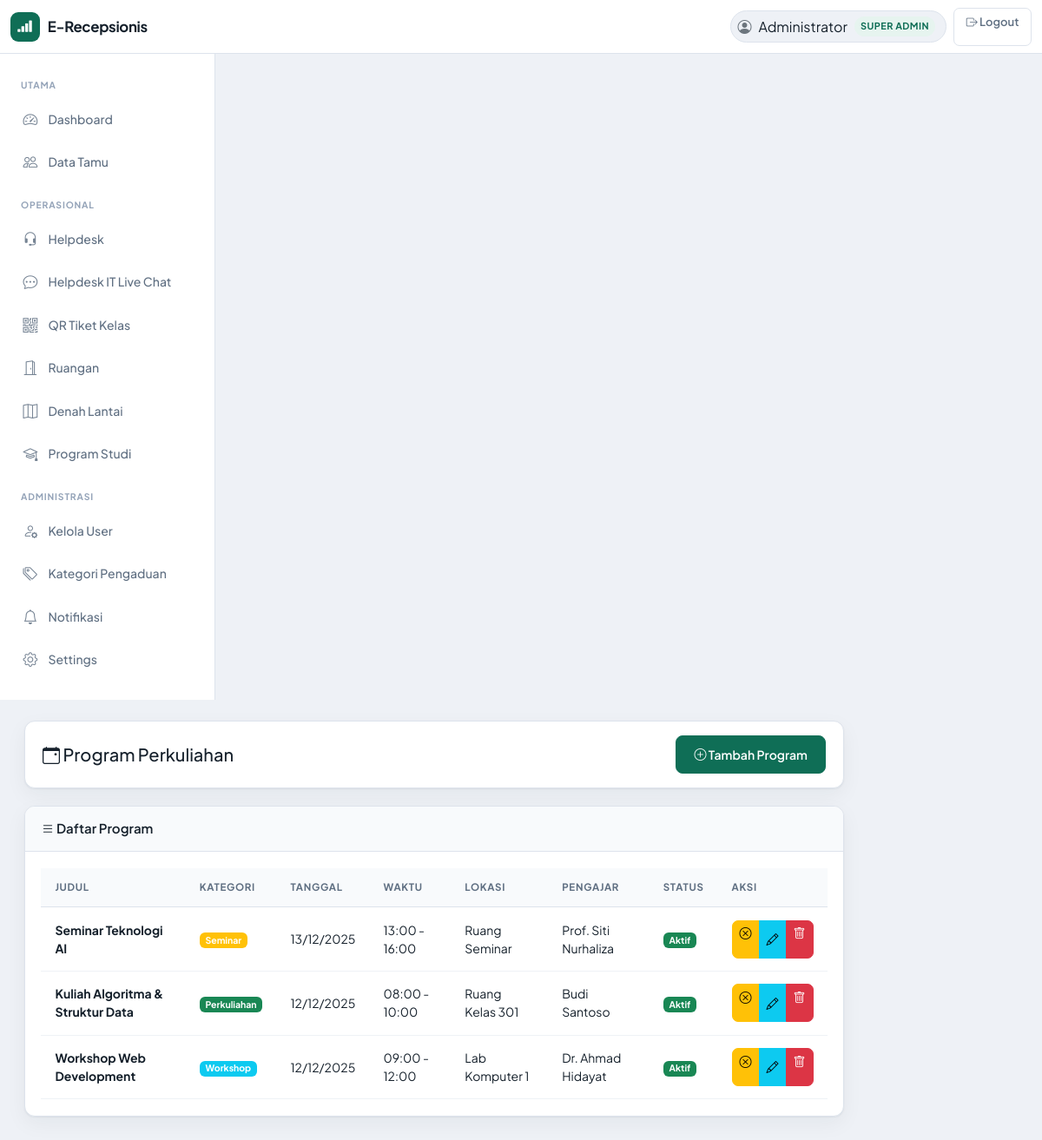
Screenshot of /admin/programs.php (signed in) with the database file from the repository.
### tables this page shows
CREATE TABLE `programs` (
  `id` int NOT NULL AUTO_INCREMENT,
  `judul` varchar(200) NOT NULL,
  `deskripsi` text,
  `kategori` enum('Perkuliahan','Seminar','Workshop','Event','Lainnya') DEFAULT 'Perkuliahan',
  `tanggal` date DEFAULT NULL,
  `waktu_mulai` time DEFAULT NULL,
  `waktu_selesai` time DEFAULT NULL,
  `lokasi` varchar(200) DEFAULT NULL,
  `pengajar` varchar(100) DEFAULT NULL,
  `kontak` varchar(100) DEFAULT NULL,
  `status_aktif` tinyint(1) DEFAULT '1',
  `created_at` timestamp NULL DEFAULT CURRENT_TIMESTAMP,
  `updated_at` timestamp NULL DEFAULT CURRENT_TIMESTAMP ON UPDATE CURRENT_TIMESTAMP,
  PRIMARY KEY (`id`)
);

### admin/programs.php (the view, shortened to what this page needs)
<?php
require_once 'auth.php';
$programs = $koneksi->query("SELECT * FROM programs ORDER BY tanggal DESC, waktu_mulai ASC");
?>
<!DOCTYPE html>
<html lang="id">
<head>
    <link href="https://cdn.jsdelivr.net/npm/bootstrap@5.3.2/dist/css/bootstrap.min.css" rel="stylesheet">
    <link href="https://cdn.jsdelivr.net/npm/bootstrap-icons@1.11.1/font/bootstrap-icons.css" rel="stylesheet">
    <link href="../assets/css/style.css" rel="stylesheet">
    <?php include 'include_staff_call_head.php'; ?>
</head>
<body>
    <?php include 'navbar.php'; ?>
    <div class="container-fluid">
        <div class="row">
            <?php include 'sidebar.php'; ?>
            <div class="col-md-10 content-area">
                <div class="d-flex justify-content-between align-items-center mb-4">
                    <h2><i class="bi bi-calendar-event"></i> Program Perkuliahan</h2>
                    <button class="btn btn-primary" data-bs-toggle="modal" data-bs-target="#addModal">
                        <i class="bi bi-plus-circle"></i> Tambah Program
                    </button>
                </div>
                <div class="card">
                    <div class="card-header">
                        <i class="bi bi-list"></i> Daftar Program
                    </div>
                    <div class="card-body">
                        <div class="table-responsive">
                            <table class="table table-hover">
                                <thead>
                                    <tr>
                                        <th>Judul</th>
                                        <th>Kategori</th>
                                        <th>Tanggal</th>
                                        <th>Waktu</th>
                                        <th>Lokasi</th>
                                        <th>Pengajar</th>
                                        <th>Status</th>
                                        <th>Aksi</th>
                                    </tr>
                                </thead>
                                <tbody>
                                    <?php if ($programs && $programs->num_rows > 0): ?>
                                        <?php while ($program = $programs->fetch_assoc()): ?>
                                            <tr>
                                                <td><strong><?= htmlspecialchars($program['judul']) ?></strong></td>
                                                <td>
                                                    <span class="badge bg-<?= $program['kategori'] == 'Seminar' ? 'warning' : ($program['kategori'] == 'Workshop' ? 'info' : 'success') ?>">
                                                        <?= htmlspecialchars($program['kategori']) ?>
                                                    </span>
                                                </td>
                                                <td><?= $program['tanggal'] ? date('d/m/Y', strtotime($program['tanggal'])) : '-' ?></td>
                                                <td>
                                                    <?php if ($program['waktu_mulai']): ?>
                                                        <?= date('H:i', strtotime($program['waktu_mulai'])) ?>
                                                        <?php if ($program['waktu_selesai']): ?>
                                                            - <?= date('H:i', strtotime($program['waktu_selesai'])) ?>
                                                        <?php endif; ?>
                                                    <?php else: ?>
                                                        -
                                                    <?php endif; ?>
                                                </td>
                                                <td><?= htmlspecialchars($program['lokasi'] ?? '-') ?></td>
                                                <td><?= htmlspecialchars($program['pengajar'] ?? '-') ?></td>
                                                <td>
                                                    <?php if ($program['status_aktif']): ?>
                                                        <span class="badge bg-success">Aktif</span>
                                                    <?php else: ?>
                                                        <span class="badge bg-secondary">Nonaktif</span>
                                                    <?php endif; ?>
                                                </td>
                                                <td>
                                                    <div class="btn-group btn-group-sm">
                                                        <a href="?toggle=<?= $program['id'] ?>&status=<?= $program['status_aktif'] ? 0 : 1 ?>"
                                                           class="btn btn-<?= $program['status_aktif'] ? 'warning' : 'success' ?> btn-sm">
                                                            <i class="bi bi-<?= $program['status_aktif'] ? 'x-circle' : 'check-circle' ?>"></i>
                                                        </a>
                                                        <button class="btn btn-info btn-sm"
                                                                data-bs-toggle="modal"
                                                                data-bs-target="#editModal<?= $program['id'] ?>">
                                                            <i class="bi bi-pencil"></i>
                                                        </button>
                                                        <a href="?delete=<?= $program['id'] ?>"
                                                           class="btn btn-danger btn-sm"
                                                           onclick="return confirm('Hapus program ini?')">
                                                            <i class="bi bi-trash"></i>
                                                        </a>
                                                    </div>
                                                </td>
                                            </tr>
                                        <?php endwhile; ?>
                                    <?php endif; ?>
                                </tbody>
                            </table>
                        </div>
                    </div>
                </div>
            </div>
        </div>
    </div>
</body>
</html>

### assets/css/style.css (style rules this page uses)
:root { --primary: #2563eb; --secondary: #0369a1; --success: #10b981; --danger: #ef4444; --warning: #f59e0b; --info: #3b82f6; --dark: #1e293b; --light: #f8fafc; }
body { font-family: 'Segoe UI', Tahoma, Geneva, Verdana, sans-serif; background: #f1f5f9; }
.content-area { padding: 20px; }
@media (min-width: 992px) { .content-area { height: calc(100vh - 56px); overflow-y: auto; } }
.card { border: none; border-radius: 12px; box-shadow: 0 2px 10px rgba(0,0,0,0.05); margin-bottom: 20px; }
.card-header { background: linear-gradient(135deg, var(--primary), var(--secondary)); color: white; border-radius: 12px 12px 0 0 !important; font-weight: 600; padding: 15px 20px; }
.btn-primary { background: linear-gradient(135deg, var(--primary), var(--secondary)); border: none; border-radius: 8px; padding: 10px 20px; font-weight: 600; transition: all 0.3s; }
.table { background: white; }
.table thead { background: #f8fafc; }
:root { --visitor-bg: #f2f4f8; --visitor-surface: #ffffff; --visitor-surface-soft: #f8fafc; --visitor-text: #0f172a; --visitor-text-muted: #475569; --visitor-border: #e2e8f0; --visitor-primary: #0b3b8c; --visitor-accent: #1e56b3; --visitor-primary-soft: #e8efff; --visitor-shadow: 0 12px 36px rgba(15, 23, 42, 0.10); --visitor-shadow-soft: 0 6px 18px rgba(15, 23, 42, 0.08); --visitor-radius-lg: 20px; --visitor-radius-md: 14px; --visitor-radius-sm: 10px; }
body { color: var(--visitor-text); }

### assets/css/admin-theme.css (style rules this page uses)
body:has(.sidebar) { --primary: #0f6e56; --secondary: #155e75; --success: #059669; --danger: #dc2626; --warning: #d97706; --info: #0284c7; --adm-bg: #eef1f6; --adm-surface: #ffffff; --adm-border: #dde3ec; --adm-border-strong: #c8d2df; --adm-text: #15202b; --adm-muted: #5f6f82; --adm-accent: #0f6e56; --adm-accent-soft: #e6f4ef; --adm-accent-muted: #b8ddd0; --adm-nav-h: 62px; --adm-sidebar-w: 248px; --adm-radius: 12px; --adm-radius-sm: 8px; --adm-shadow: 0 1px 2px rgba(21, 32, 43, 0.06), 0 8px 24px rgba(21, 32, 43, 0.05); --adm-font: 'Plus Jakarta Sans', 'Segoe UI', system-ui, sans-serif; font-family: var(--adm-font); background: var(--adm-bg); color: var(--adm-text); -webkit-font-smoothing: antialiased; }
body:has(.sidebar) .content-area { padding: 1.5rem 1.75rem 2rem; height: calc(100vh - var(--adm-nav-h)); overflow-y: auto; background: transparent; }
body:has(.sidebar) .card { border: 1px solid var(--adm-border); border-radius: var(--adm-radius); box-shadow: var(--adm-shadow); margin-bottom: 1.25rem; overflow: hidden; }
body:has(.sidebar) .card-header { background: #f8fafc; color: var(--adm-text); border-bottom: 1px solid var(--adm-border); font-weight: 600; font-size: 0.9375rem; padding: 0.9rem 1.15rem; border-radius: 0 !important; }
body:has(.sidebar) .card-body { padding: 1.15rem; }
body:has(.sidebar) .table { --bs-table-bg: transparent; margin-bottom: 0; }
body:has(.sidebar) .table thead th { background: #f8fafc; border-bottom: 1px solid var(--adm-border); color: var(--adm-muted); font-size: 0.72rem; font-weight: 700; letter-spacing: 0.06em; text-transform: uppercase; padding: 0.85rem 1rem; white-space: nowrap; }
body:has(.sidebar) .table tbody td { padding: 0.9rem 1rem; vertical-align: middle; border-color: #eef2f6; color: var(--adm-text); font-size: 0.875rem; }
body:has(.sidebar) .btn-primary { background: var(--adm-accent); border: 1px solid var(--adm-accent); border-radius: var(--adm-radius-sm); font-weight: 600; font-size: 0.875rem; box-shadow: none; }
body:has(.sidebar) .btn-sm { border-radius: 7px; }
body:has(.sidebar) .content-area > .d-flex.justify-content-between.align-items-center.mb-4 { background: var(--adm-surface); border: 1px solid var(--adm-border); border-radius: var(--adm-radius); padding: 1rem 1.25rem; box-shadow: var(--adm-shadow); margin-bottom: 1.25rem !important; }
body:has(.sidebar) .content-area > .d-flex.justify-content-between.align-items-center.mb-4 h2 { margin-bottom: 0 !important; font-size: 1.25rem; }
body:has(.sidebar) .btn, body:has(.sidebar) .sidebar .nav-link, body:has(.sidebar) .btn-admin-menu { min-height: 44px; }
body:has(.sidebar) .table-responsive { -webkit-overflow-scrolling: touch; overflow-x: auto; max-width: 100%; }
body:has(.sidebar) .table-responsive > .table { min-width: 640px; }

### rows the page displays
programs: judul "Seminar Teknologi AI", kategori "Seminar", tanggal "13/12/2025", waktu_mulai "13:00", waktu_selesai "16:00", lokasi "Ruang Seminar", pengajar "Prof. Siti Nurhaliza", status_aktif "Aktif"
programs: judul "Kuliah Algoritma & Struktur Data", kategori "Perkuliahan", tanggal "12/12/2025", waktu_mulai "08:00", waktu_selesai "10:00", lokasi "Ruang Kelas 301", pengajar "Budi Santoso", status_aktif "Aktif"
programs: judul "Workshop Web Development", kategori "Workshop", tanggal "12/12/2025", waktu_mulai "09:00", waktu_selesai "12:00", lokasi "Lab Komputer 1", pengajar "Dr. Ahmad Hidayat", status_aktif "Aktif"

### other values shown
$_SESSION['nama_lengkap'] "Administrator"
